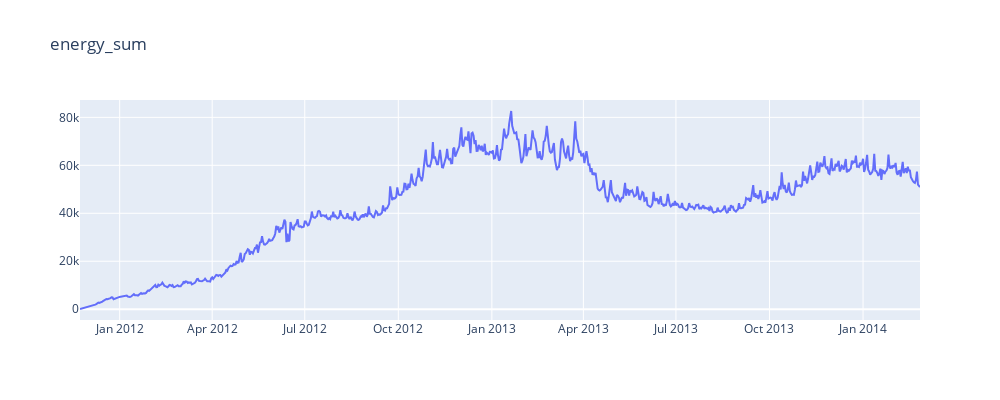
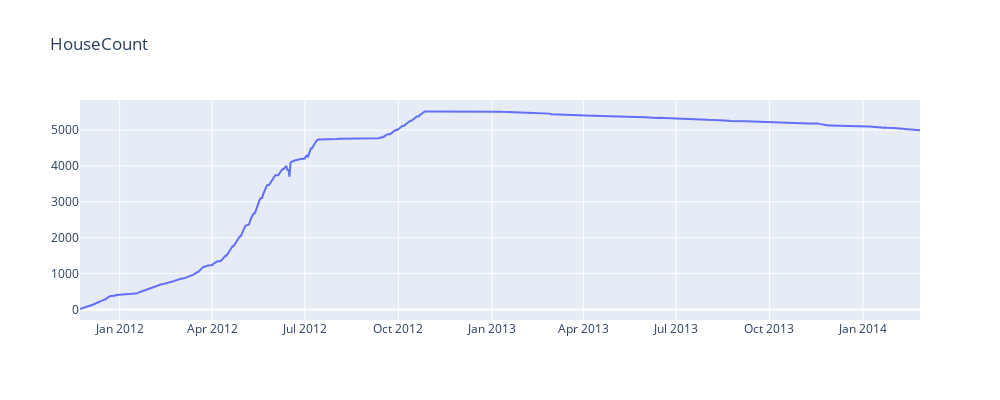
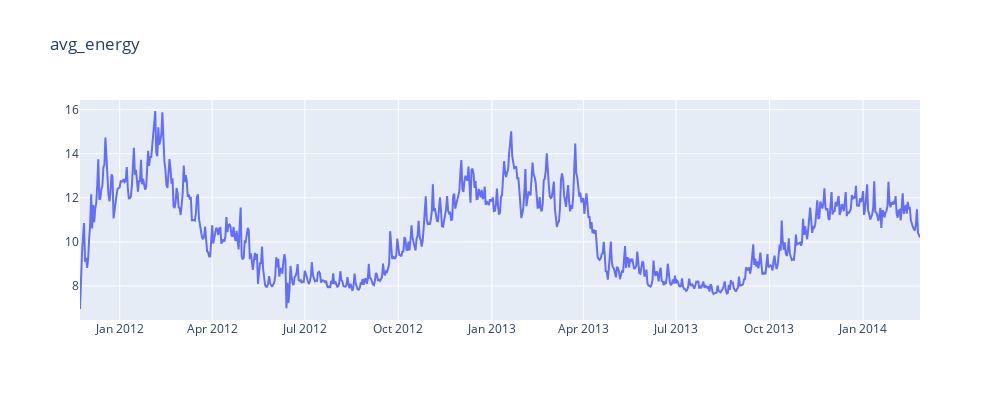

Here is the notebook cell these charts were saved with, in order:
### Code cell
#energy_per_house.energy_sum.plot(figsize=(50,15))
from plotly.subplots import make_subplots
import plotly.graph_objs as go
fig = make_subplots(rows=3, cols=3)
columns  = energy_per_house.columns
columns = columns.delete(0)

columns
for i in columns:
   
    fig = make_subplots(rows=1, cols=1)
    fig.add_trace(
        go.Scatter(x=energy_per_house['day'], y=energy_per_house[i],name=i),
        row=1, col=1
    )
    fig.update_layout(height=400, width=1000, title_text=i)
    fig.show()

### Figure 1 — Plotly figure (JSON) as saved in the notebook; plotly's stock layout.template omitted (floating-point values rounded to 4 significant figures; data arrays with more than 128 entries replaced by an {"elided": "..."} marker saying what was removed)
{"data": [{"name": "energy_sum", "type": "scatter", "x": {"elided": "827 str values"}, "xaxis": "x", "y": {"elided": "827 float values"}, "yaxis": "y"}], "layout": {"height": 400, "title": {"text": "energy_sum"}, "width": 1000, "xaxis": {"anchor": "y", "domain": [0, 1]}, "yaxis": {"anchor": "x", "domain": [0, 1]}}}

### Figure 2 — Plotly figure (JSON) as saved in the notebook; plotly's stock layout.template omitted (floating-point values rounded to 4 significant figures; data arrays with more than 128 entries replaced by an {"elided": "..."} marker saying what was removed)
{"data": [{"name": "HouseCount", "type": "scatter", "x": {"elided": "827 str values"}, "xaxis": "x", "y": {"elided": "827 int values"}, "yaxis": "y"}], "layout": {"height": 400, "title": {"text": "HouseCount"}, "width": 1000, "xaxis": {"anchor": "y", "domain": [0, 1]}, "yaxis": {"anchor": "x", "domain": [0, 1]}}}

### Figure 3 — Plotly figure (JSON) as saved in the notebook; plotly's stock layout.template omitted (floating-point values rounded to 4 significant figures; data arrays with more than 128 entries replaced by an {"elided": "..."} marker saying what was removed)
{"data": [{"name": "avg_energy", "type": "scatter", "x": {"elided": "827 str values"}, "xaxis": "x", "y": {"elided": "827 float values"}, "yaxis": "y"}], "layout": {"height": 400, "title": {"text": "avg_energy"}, "width": 1000, "xaxis": {"anchor": "y", "domain": [0, 1]}, "yaxis": {"anchor": "x", "domain": [0, 1]}}}
